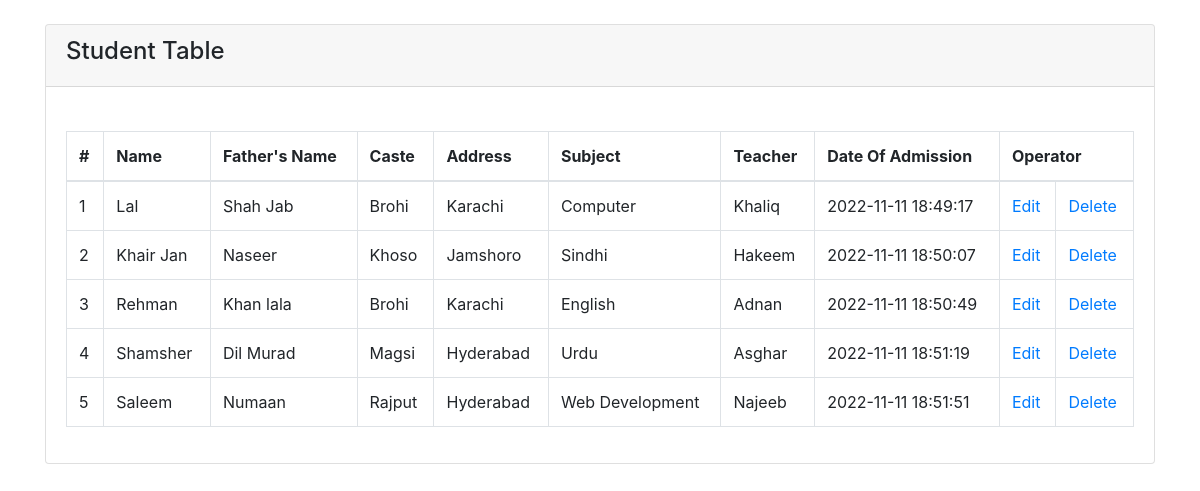
Page /View_Student_Record.php on the committed database.
### tables this page shows
CREATE TABLE IF NOT EXISTS `add_student` (
  `student_id` int(11) NOT NULL AUTO_INCREMENT,
  `name` varchar(30) NOT NULL,
  `fname` varchar(30) NOT NULL,
  `caste` varchar(20) NOT NULL,
  `address` varchar(50) NOT NULL,
  `subject` varchar(50) NOT NULL,
  `teacher` varchar(30) NOT NULL,
  `st` timestamp NOT NULL DEFAULT CURRENT_TIMESTAMP,
  `status` int(1) NOT NULL DEFAULT '3',
  PRIMARY KEY (`student_id`)
);

### View_Student_Record.php (the view, shortened to what this page needs)
<?php
    $conn = mysqli_connect('localhost','root','','cms');
?>
<!DOCTYPE html>
<html lang="en">
<head>
     <link rel="stylesheet" href="css/bootstrap.min.css">
     <link rel="stylesheet" href="css/bootstrap-grid.min.css">
     <link rel="stylesheet" href="css/bootstrap-reboot.min.css">
</head>
<body>
        <div class="container">
                <div class="row">
                <div class="col-md-12 mt-4">
                <div class="card">
                        <div class="card-header">
                        <h4 class="title">Student Table</h4>
                        </div>
                        <div class="card-body">
                                        <div class="table-responsive">
                                            <table class="table table-bordered table-hover  mt-4">
                                                 <thead>
                                             <tr>
                                                     <th scope="col">#</th>
                                                     <th scope="col">Name</th>
                                                    <th scope="col">Father's Name</th>
                                                     <th scope="col">Caste</th>
                                                     <th scope="col">Address</th>
                                                     <th scope="col">Subject</th>
                                                     <th scope="col">Teacher</th>
                                                     <th scope="col">Date Of Admission</th>
                                                     <th scope="col" colspan="2">Operator</th>
                                             </tr>
                                                 </thead>
                                                        <tbody>
                                                            <?php
                                                                $query="SELECT * FROM `add_student`";
                                                                $data=mysqli_query($conn,$query);
                                                                $i=1;
                                                                if(mysqli_num_rows($data)>0){
                                                                    while($row=mysqli_fetch_array($data)){
                                                                            echo "<tr>
                                                                                  <td>".$i++."</td>
                                                                                  <td>".$row['name']."</td>
                                                                                  <td>".$row['fname']."</td>
                                                                                  <td>".$row['caste']."</td>
                                                                                  <td>".$row['address']."</td>
                                                                                  <td>".$row['subject']."</td>
                                                                                  <td>".$row['teacher']."</td>
                                                                                  <td>".$row['st']."</td>
                                                                                  <td><a href='Update_Student.php?student_id=$row[student_id]'>Edit</a></td>
                                                                                  <td><a href='delete_Student.php?student_id=$row[student_id]'>Delete</a></td>
                                                                                </tr>";
                                                                    }
                                                                }else{
                                                                }
                                                            ?>
                                                        </tbody>
                                            </table>
                                        </div>
                      </div>
                </div>
                </div>
                </div>
        </div>
</body>
</html>

### rows in the picture
add_student: name "Lal", fname "Shah Jab", caste "Brohi", address "Karachi", subject "Computer", teacher "Khaliq", st "2022-11-11 18:49:17"
add_student: name "Khair Jan", fname "Naseer", caste "Khoso", address "Jamshoro", subject "Sindhi", teacher "Hakeem", st "2022-11-11 18:50:07"
add_student: name "Rehman", fname "Khan lala", caste "Brohi", address "Karachi", subject "English", teacher "Adnan", st "2022-11-11 18:50:49"
add_student: name "Shamsher", fname "Dil Murad", caste "Magsi", address "Hyderabad", subject "Urdu", teacher "Asghar", st "2022-11-11 18:51:19"
add_student: name "Saleem", fname "Numaan", caste "Rajput", address "Hyderabad", subject "Web Development", teacher "Najeeb", st "2022-11-11 18:51:51"
